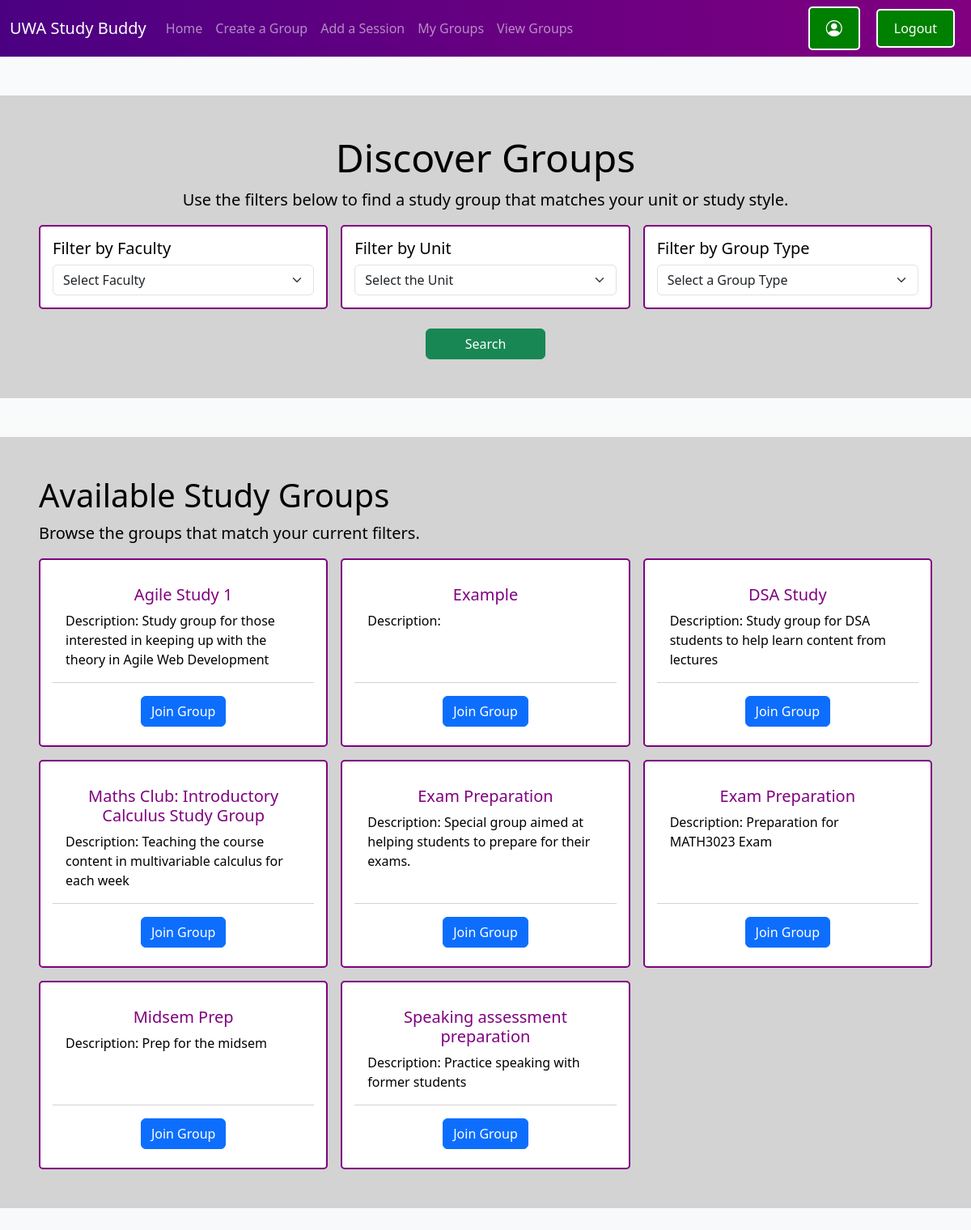
/view-groups (signed in), run on the app's committed database.
### models.py (models this page shows)
class Groups(db.Model):
    __tablename__ = 'Groups'
    GroupID: so.Mapped[int] = so.mapped_column(primary_key=True)
    UnitID: so.Mapped[int] = so.mapped_column(sa.ForeignKey('Unit.UnitID'), nullable=False)
    GroupTypeID: so.Mapped[int] = so.mapped_column(sa.ForeignKey('GroupType.GroupTypeID'), nullable=False)
    Description: so.Mapped[str] = so.mapped_column(sa.String(200), nullable=False)
    CreationDate: so.Mapped[datetime] = so.mapped_column(nullable=False)
    GroupName: so.Mapped[str] = so.mapped_column(nullable=False)
    MaxMembers: so.Mapped[int] = so.mapped_column(nullable=True)

### routes/viewGroups.py (the view)
@view_groups_blueprint.route('/view-groups')
@login_required #ensuring user is logged in before they access this page
def view_groups():
    faculties = db.session.execute(
        sa.select(Faculty.FacultyID, Faculty.Name)
    ).mappings().all()
    units = db.session.execute(
        sa.select(Unit.UnitID, Unit.UnitName)
    ).mappings().all()
    groupTypes = db.session.execute(
        sa.select(GroupType.GroupTypeID, GroupType.Type)
    ).mappings().all()
    faculty = request.args.get('faculty')
    unit = request.args.get('unit')
    group_type = request.args.get('group_type')
    if faculty and not faculty.isdigit():
        faculty = None
    if unit and not unit.isdigit():
        unit = None
    if group_type and not group_type.isdigit():
        group_type = None
    query = sa.select(Groups.GroupID, Groups.GroupName, Groups.Description).join(Unit, Groups.UnitID == Unit.UnitID)
    if faculty:
        query = query.where(Unit.FacultyID == faculty)
    if unit:
        query = query.where(Groups.UnitID == unit)
    if group_type:
        query = query.where(Groups.GroupTypeID == group_type)
    groups = db.session.execute(query).mappings().all()
    return render_template('viewGroups.html',
        faculties=faculties,
        units=units,
        groupTypes=groupTypes,
        groups=groups
    )

### app.py (called while the page is built)
@login_manager.user_loader
def load_user(user_id):
    return User.query.get(int(user_id))

### templates/viewGroups.html (shortened to what this page needs)
<!doctype html>
<html lang="en">
<head>
    <link href="https://cdn.jsdelivr.net/npm/bootstrap@5.3.8/dist/css/bootstrap.min.css" rel="stylesheet">
    <link rel="stylesheet" href="https://cdn.jsdelivr.net/npm/bootstrap-icons@1.13.1/font/bootstrap-icons.min.css">
    <link rel="stylesheet" href="{{ url_for('static', filename='css/style.css') }}">
</head>
<body class="bg-light bg-gradient">
    {% include 'navbar.html' %}
    <div class="container-fluid p-5 my-5 bg-container container-text">
        <div class="row">
            <div class="col text-center">
                <h1 class="display-5">Discover Groups</h1>
                <p class="lead">Use the filters below to find a study group that matches your unit or study style.</p>
            </div>
        </div>
        <form method="GET" action="{{ url_for('view_groups.view_groups') }}">
            <div class="row g-3">
                <div class="col-md-4">
                    <div class="card-style card-padding h-100">
                        <h5 class="text-start">Filter by Faculty</h5>
                        <select name="faculty" class="form-select">
                            <option selected>Select Faculty</option>
                        </select>
                    </div>
                </div>
                <div class="col-md-4">
                    <div class="card-style card-padding h-100">
                        <h5 class="text-start">Filter by Unit</h5>
                        <select name="unit" class="form-select">
                            <option selected>Select the Unit</option>
                        </select>
                    </div>
                </div>
                <div class="col-md-4">
                    <div class="card-style card-padding h-100">
                        <h5 class="text-start">Filter by Group Type</h5>
                        <select name="group_type" class="form-select">
                            <option selected>Select a Group Type</option>
                        </select>
                    </div>
                </div>
            </div>
            <div class="row mt-4">
                <div class="col text-center">
                    <button type="submit" class="btn btn-success px-5">Search</button>
                </div>
            </div>
        </form>
    </div>
    <div class="container-fluid p-5 my-5 bg-container container-text">
        <div class="row">
            <div class="col">
                <h2 class="display-6">Available Study Groups</h2>
                <p class="lead">Browse the groups that match your current filters.</p>
            </div>
        </div>
        <div class="row g-3">
            {% if groups %}
                {% for group in groups %}
                    <div class="col-md-4">
                        <div class="card card-style card-padding h-100">
                            <div class="card-body">
                                <h5 class="card-title text-center" style="color: purple;">{{ group['GroupName'] }}</h5>
                                <p class="card-text text-start">Description: {{ group['Description'] }}</p>
                            </div>
                            <div class="card-footer bg-transparent text-center">
                                <form method="POST" action="{{ url_for('view_groups.join_group') }}">
                                    <button type="submit" class="btn btn-primary mt-2">Join Group</button>
                                </form>
                            </div>
                        </div>
                    </div>
                {% endfor %}
            {% else %}
                <div class="col">
                    <div class="card-style card-padding">
                        <h5 class="mb-0">No groups found.</h5>
                    </div>
                </div>
            {% endif %}
        </div>
    </div>
</body>
</html>

### static/CSS/style.css (style rules this page uses)
.bg-container { background-color: lightgray; }
.container-text { color: black; }
.card-style { background-color: white; border: 2px solid purple; border-radius: 5px; color: black }
.card-padding { padding: 15px; }

### data on the page
Groups: GroupName "Agile Study 1", Description "Study group for those interested in keeping up with the theory in Agile Web Development"
Groups: GroupName "Example"
Groups: GroupName "DSA Study", Description "Study group for DSA students to help learn content from lectures"
Groups: GroupName "Maths Club: Introductory Calculus Study Group", Description "Teaching the course content in multivariable calculus for each week"
Groups: GroupName "Exam Preparation", Description "Special group aimed at helping students to prepare for their exams."
Groups: GroupName "Exam Preparation", Description "Preparation for MATH3023 Exam"
Groups: GroupName "Midsem Prep", Description "Prep for the midsem"
Groups: GroupName "Speaking assessment preparation", Description "Practice speaking with former students"
